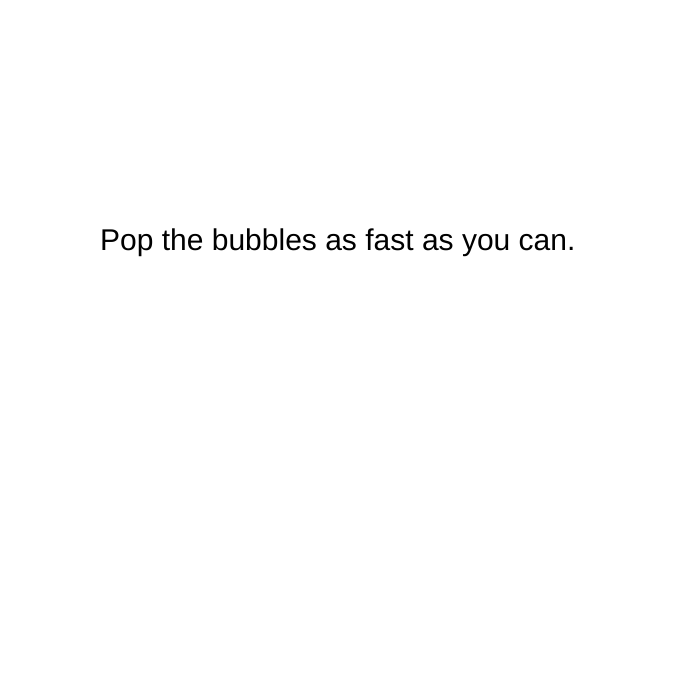
Frame 1 (no input)
Frame 60 (no input): identical to frame 1, image omitted
Frame 120 (the mouse pressed at the canvas centre since frame 60): identical to frame 1, image omitted

The p5.js sketch that drew this single still picture (run headless with seeded random() and noise() and a simulated clock; from frame 60 on, the mouse is pressed at the canvas centre):

// p5.js sketch
// ── sketch.js
var bubbles = []
var playing = 0


function setup() {
  createCanvas(700, 700)
  for (var i = 0; i < 10; i++) {
    bubbles.push(new Bubble())
  }
}

function draw() {
  background(255);


  if (playing === 0) {
    textSize(30);
    text('Pop the bubbles as fast as you can.', 100, 250)
    if (millis() / 1000 > 3) {
      playing = 1
    }
  }
  if (playing == 1) {
    
    for (var i = 0; i < bubbles.length; i++) {

      ellipse(bubbles[i].x, bubbles[i].y, bubbles[i].sz)
      bubbles[i].jiggle();
      bubbles[i].move();
    }
    text(floor(millis()/1000), 50, 50)
    if (bubbles.length === 0) {
      playing = 2
      secs= floor(millis()/1000)
    }
  }
  if(playing==2){
    textSize(50);
    text('You won in ' + secs + ' seconds!', 100,250)
  }
}

function Bubble() {
  this.sz = random(40, 150);
  this.x = random(width - 100);
  this.y = random(height - 100);
  this.dX = random(1, 8)
  this.dY = random(1, 8)
  this.jiggle = function() {
    this.x += random(-5, 5);
    this.y += random(-1, 1);
  };
  this.move = function() {
    if (this.x >= width - this.sz / 2) {
      this.x = width - this.sz / 2
      this.dX *= -1
    }
    if (this.x <= this.sz / 2) {
      this.x = this.sz / 2
      this.dX *= -1
    }
    //yvar
    if (this.y >= height - this.sz / 2) {
      this.y = height - this.sz / 2
      this.dY *= -1
    }
    if (this.y <= this.sz / 2) {
      this.y = this.sz / 2
      this.dY *= -1
    }
    this.x += this.dX
    this.y += this.dY

  };
}

function mousePressed() {
  for (var i = 0; i < bubbles.length; i++) {
    if (dist(bubbles[i].x, bubbles[i].y, mouseX, mouseY) < bubbles[i].sz / 2) {
      bubbles.splice([i], 1)


    }
  }

}
